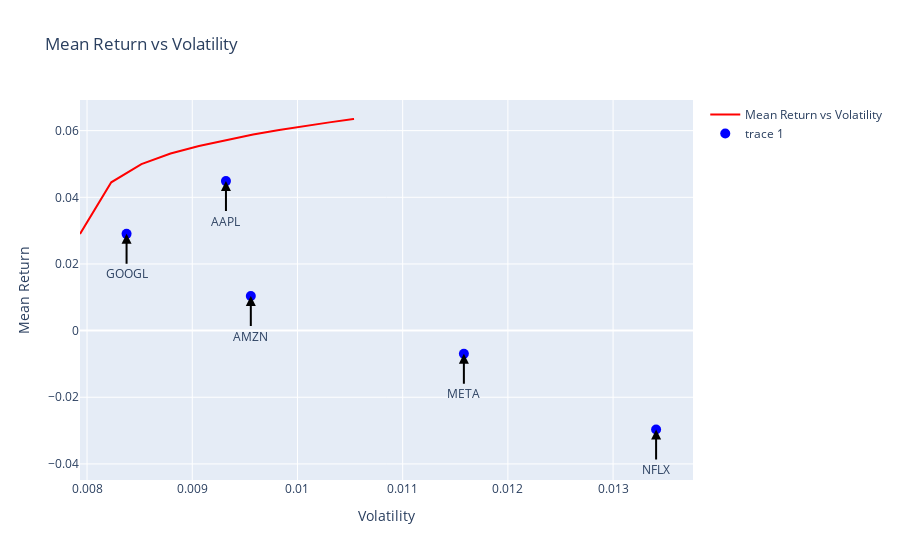

Notebook source saved alongside this figure:
### Code cell
# plot mean return and variance in plotly go
from plotly.subplots import make_subplots
fig = go.Figure()

#make_subplots(specs=[[{"secondary_y": True}]])
fig.add_trace(go.Scatter(x=df['volatility'], y=df['mean_return'], name='Mean Return vs Volatility', marker=dict(color='red', size=10)))
# add mean and variance of each stock from the portfolio, v_mu and v_std with annotations of [AAPL, AMZN, NFLX, META, GOOGL]
fig.add_trace(go.Scatter(x=v_std, y=v_mu, mode='markers', marker=dict(color='blue', size=10)))
for i in range(len(v_mu)):
    fig.add_annotation(x=v_std[i], y=v_mu[i], text=correlation_matrix.columns[i], showarrow=True, arrowhead=2, 
                       arrowsize=1, arrowwidth=2, arrowcolor='black', ax=0, ay=40)

fig.update_layout(title='Mean Return vs Volatility', xaxis_title='Volatility', yaxis_title='Mean Return')
#make y axis log scale
#fig.update_yaxes(type="log")

fig.show()

### Figure 1 — Plotly figure (JSON) as saved in the notebook; plotly's stock layout.template omitted (floating-point values rounded to 4 significant figures)
{"data": [{"marker": {"color": "red", "size": 10}, "name": "Mean Return vs Volatility", "type": "scatter", "x": [0.007933, 0.00823, 0.008517, 0.008794, 0.009064, 0.009326, 0.009578, 0.009826, 0.01007, 0.0103, 0.01053, 0.01054, 0.01054, 0.01054, 0.01054, 0.01054, 0.01054, 0.01054, 0.01054, 0.01054], "y": [0.029, 0.0445, 0.04994, 0.05312, 0.05539, 0.05725, 0.05884, 0.06021, 0.0614, 0.06248, 0.06347, 0.06349, 0.06349, 0.06349, 0.06349, 0.06349, 0.06349, 0.06349, 0.06349, 0.06349]}, {"marker": {"color": "blue", "size": 10}, "mode": "markers", "type": "scatter", "x": [0.00932, 0.009557, 0.01341, 0.01158, 0.008376], "y": [0.04486, 0.01036, -0.02967, -0.006934, 0.02904]}], "layout": {"annotations": [{"arrowcolor": "black", "arrowhead": 2, "arrowsize": 1, "arrowwidth": 2, "ax": 0, "ay": 40, "showarrow": true, "text": "AAPL", "x": 0.00932, "y": 0.04486}, {"arrowcolor": "black", "arrowhead": 2, "arrowsize": 1, "arrowwidth": 2, "ax": 0, "ay": 40, "showarrow": true, "text": "AMZN", "x": 0.009557, "y": 0.01036}, {"arrowcolor": "black", "arrowhead": 2, "arrowsize": 1, "arrowwidth": 2, "ax": 0, "ay": 40, "showarrow": true, "text": "NFLX", "x": 0.01341, "y": -0.02967}, {"arrowcolor": "black", "arrowhead": 2, "arrowsize": 1, "arrowwidth": 2, "ax": 0, "ay": 40, "showarrow": true, "text": "META", "x": 0.01158, "y": -0.006934}, {"arrowcolor": "black", "arrowhead": 2, "arrowsize": 1, "arrowwidth": 2, "ax": 0, "ay": 40, "showarrow": true, "text": "GOOGL", "x": 0.008376, "y": 0.02904}], "title": {"text": "Mean Return vs Volatility"}, "xaxis": {"title": {"text": "Volatility"}}, "yaxis": {"title": {"text": "Mean Return"}}}}
